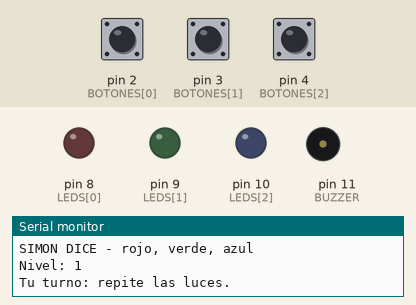
This sketch was run on a simulated Arduino Uno, built with avr-gcc and run on an emulated ATmega328P. Parts: output pins drawn as LEDs (lit = HIGH), buzzer (waves = sounding), the last lines printed to the serial monitor. Dashed ring = blinking. Inputs (shaded band) come from the test bench; at power-on: pin 2 (BOTONES[0]) HIGH, pin 4 (BOTONES[2]) HIGH, pin 3 (BOTONES[1]) HIGH. Random numbers use the default seed unless the sketch sets one.

Above: at 2.2 s.
2.3 s: pin 2 (BOTONES[0]) pulled LOW for 0.15 s
At 2.41 s:
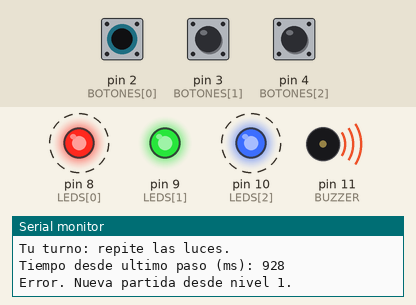
5.3 s: pin 4 (BOTONES[2]) pulled LOW for 3.2 s
At 8.3 s:
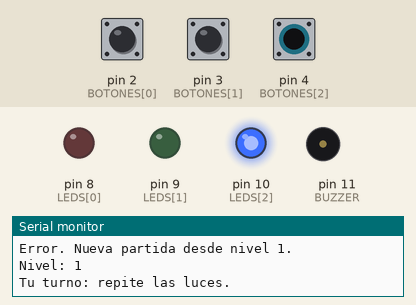
10.0 s: pin 3 (BOTONES[1]) pulled LOW for 3.2 s
At 13.0 s:
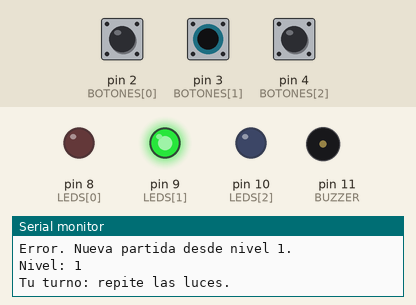
14.7 s: pin 3 (BOTONES[1]) pulled LOW for 0.15 s
At 15.2 s:
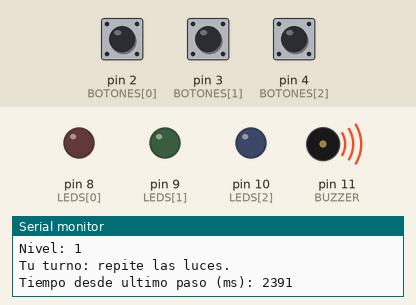
17.8 s: pin 2 (BOTONES[0]) pulled LOW for 3.2 s
At 20.6 s:
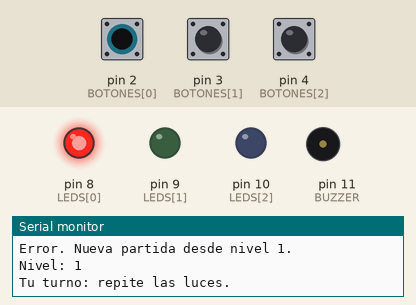
22.5 s: pin 2 (BOTONES[0]) pulled LOW for 1 s
At 24.2 s:
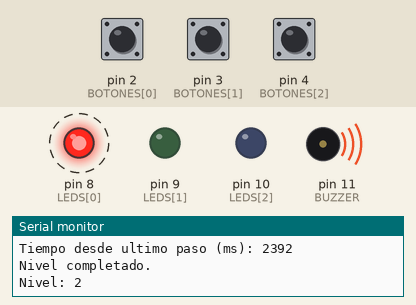
Timing chart, 0 to 26.6 s (numbered marks = the images above; inputs shaded):
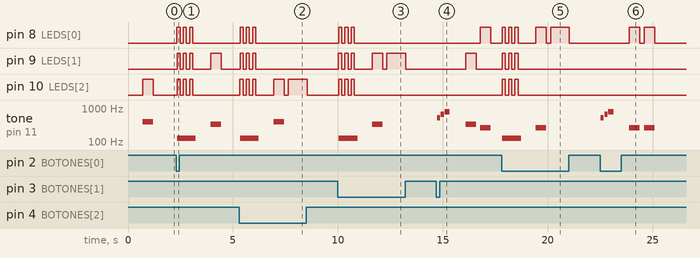

Measured:
- after the input at 2.3 s, pin 8 (LEDS[0]): alternates HIGH for 0.15 s and LOW for 0.15 s, 6 changes in all, then stays LOW, starting at once; pin 9 (LEDS[1]): LOW → HIGH at once, → LOW 0.15 s later, → HIGH 0.15 s later, → LOW 0.15 s later, … (8 changes in this stretch)
- after the input at 5.3 s, pin 8 (LEDS[0]), pin 9 (LEDS[1]): alternates HIGH for 0.15 s and LOW for 0.15 s, 6 changes in all, then stays LOW, starting at once
- after the input at 10.0 s, pin 8 (LEDS[0]): alternates HIGH for 0.15 s and LOW for 0.15 s, 6 changes in all, then stays LOW, starting at once; pin 9 (LEDS[1]): LOW → HIGH at once, → LOW 0.16 s later, → HIGH 0.15 s later, → LOW 0.15 s later, … (10 changes in this stretch)
- after the input at 14.7 s, pin 8 (LEDS[0]): LOW → HIGH after 2.1 s, → LOW 0.50 s later; pin 9 (LEDS[1]): LOW → HIGH after 1.4 s, → LOW 0.50 s later; tone on pin 11 (BUZZER): plays 523 Hz for 0.15 s, 659 Hz for 0.15 s, 784 Hz for 0.25 s, 330 Hz for 0.50 s, 262 Hz for 0.50 s, starting at once
- after the input at 17.8 s, pin 8 (LEDS[0]): LOW → HIGH at once, → LOW 0.16 s later, → HIGH 0.15 s later, → LOW 0.15 s later, … (10 changes in this stretch); pin 9 (LEDS[1]): alternates HIGH for 0.15 s and LOW for 0.15 s, 6 changes in all, then stays LOW, starting at once
- after the input at 22.5 s, pin 8 (LEDS[0]): alternates HIGH for 0.50 s and LOW for 0.20 s, 4 changes in all, then stays LOW, starting after 1.4 s; tone on pin 11 (BUZZER): plays 523 Hz for 0.15 s, 659 Hz for 0.15 s, 784 Hz for 0.25 s, 262 Hz for 0.50 s, 262 Hz for 0.50 s, starting at once

The sketch:

Simon_Dice.ino
```cpp
#include <Arduino.h>

// CIN-212: Simon Dice con tres colores. No requiere bibliotecas externas.
const byte LEDS[3] = {8, 9, 10};
const byte BOTONES[3] = {2, 3, 4};
const byte BUZZER = 11;
const unsigned int NOTAS[3] = {262, 330, 392};
const byte MAX_PASOS = 100;
const unsigned long ANTIRREBOTE = 30;
byte secuencia[MAX_PASOS]; // Cada elemento contiene 0, 1 o 2.
byte longitud = 0;
byte paso = 0;
byte lecturaAnterior[3] = {HIGH, HIGH, HIGH};
byte estable[3] = {HIGH, HIGH, HIGH};
unsigned long cambio[3] = {0, 0, 0};
unsigned long inicioRespuesta = 0;
bool esperandoSoltar = true;

enum Estado { NUEVO_NIVEL, RESPUESTA };
Estado estado = NUEVO_NIVEL;

void apagarLuces() {
  for (byte i = 0; i < 3; i++) digitalWrite(LEDS[i], LOW);
}

void sonido(unsigned int frecuencia, unsigned int duracion) {
  tone(BUZZER, frecuencia, duracion);
}

// Muestreo sin delay: exige 30 ms estables tanto al pulsar como al soltar.
void actualizarBotones() {
  unsigned long ahora = millis();
  for (byte i = 0; i < 3; i++) {
    byte lectura = digitalRead(BOTONES[i]);
    if (lectura != lecturaAnterior[i]) {
      cambio[i] = ahora;
      lecturaAnterior[i] = lectura;
    }
    if (ahora - cambio[i] >= ANTIRREBOTE) estable[i] = lectura;
  }
}

bool todosSueltos() {
  for (byte i = 0; i < 3; i++) {
    if (estable[i] == LOW || lecturaAnterior[i] == LOW) return false;
    if (millis() - cambio[i] < ANTIRREBOTE) return false;
  }
  return true;
}

// Retorna -1 sin evento, -2 para pulsacion multiple o 0..2 para un color.
// Tras cada evento exige soltar TODOS los botones antes de aceptar otro.
int leerEntrada() {
  if (esperandoSoltar) {
    if (todosSueltos()) esperandoSoltar = false;
    return -1;
  }
  byte cantidad = 0;
  int elegido = -1;
  for (byte i = 0; i < 3; i++) {
    if (estable[i] == LOW) { cantidad++; elegido = i; }
  }
  if (cantidad == 0) return -1;
  esperandoSoltar = true;
  if (cantidad > 1) return -2;
  return elegido;
}

void reproducirSecuencia() {
  Serial.print(F("Nivel: ")); Serial.println(longitud);
  delay(700);
  for (byte i = 0; i < longitud; i++) {
    byte color = secuencia[i];
    digitalWrite(LEDS[color], HIGH);
    sonido(NOTAS[color], 500);
    delay(500);
    digitalWrite(LEDS[color], LOW);
    delay(200);
  }
  // Las pulsaciones durante la muestra no son respuestas validas.
  for (byte i = 0; i < 3; i++) {
    lecturaAnterior[i] = digitalRead(BOTONES[i]);
    estable[i] = lecturaAnterior[i];
    cambio[i] = millis();
  }
  esperandoSoltar = true;
  inicioRespuesta = millis();
  Serial.println(F("Tu turno: repite las luces."));
}

void exito() {
  apagarLuces();
  sonido(523, 150); delay(180);
  sonido(659, 150); delay(180);
  sonido(784, 250); delay(300);
  Serial.println(F("Nivel completado."));
}

void reiniciarPartida() {
  longitud = 0;
  paso = 0;
  for (byte i = 0; i < MAX_PASOS; i++) secuencia[i] = 0;
  esperandoSoltar = true;
  estado = NUEVO_NIVEL;
}

void error() {
  Serial.println(F("Error. Nueva partida desde nivel 1."));
  sonido(130, 900);
  for (byte n = 0; n < 3; n++) {
    for (byte i = 0; i < 3; i++) digitalWrite(LEDS[i], HIGH);
    delay(150);
    apagarLuces(); delay(150);
  }
  noTone(BUZZER);
  reiniciarPartida();
}

void iniciarNivel() {
  // Limite explicito para no escribir fuera del arreglo.
  if (longitud == MAX_PASOS) {
    Serial.println(F("Completaste 100 niveles. Nueva partida."));
    reiniciarPartida();
  }
  secuencia[longitud] = (byte)random(0, 3);
  longitud++;
  paso = 0;
  reproducirSecuencia();
  estado = RESPUESTA;
}

void procesarRespuesta() {
  actualizarBotones();
  // LED encendido mientras el boton permanece presionado y estabilizado.
  for (byte i = 0; i < 3; i++)
    digitalWrite(LEDS[i], estable[i] == LOW ? HIGH : LOW);
  int entrada = leerEntrada();
  if (entrada == -1) return;
  Serial.print(F("Tiempo desde ultimo paso (ms): "));
  Serial.println(millis() - inicioRespuesta);
  inicioRespuesta = millis();
  if (entrada < 0 || entrada != secuencia[paso]) { error(); return; }
  sonido(NOTAS[entrada], 120);
  paso++;
  if (paso == longitud) {
    exito();
    estado = NUEVO_NIVEL;
  }
}

void setup() {
  Serial.begin(9600);
  for (byte i = 0; i < 3; i++) {
    pinMode(LEDS[i], OUTPUT);
    pinMode(BOTONES[i], INPUT_PULLUP);
  }
  pinMode(BUZZER, OUTPUT);
  apagarLuces();
  randomSeed(analogRead(A0)); // Dejar A0 sin conectar en el circuito fisico.
  Serial.println(F("SIMON DICE - rojo, verde, azul"));
}

void loop() {
  if (estado == NUEVO_NIVEL) iniciarNivel();
  else procesarRespuesta();
}
```
